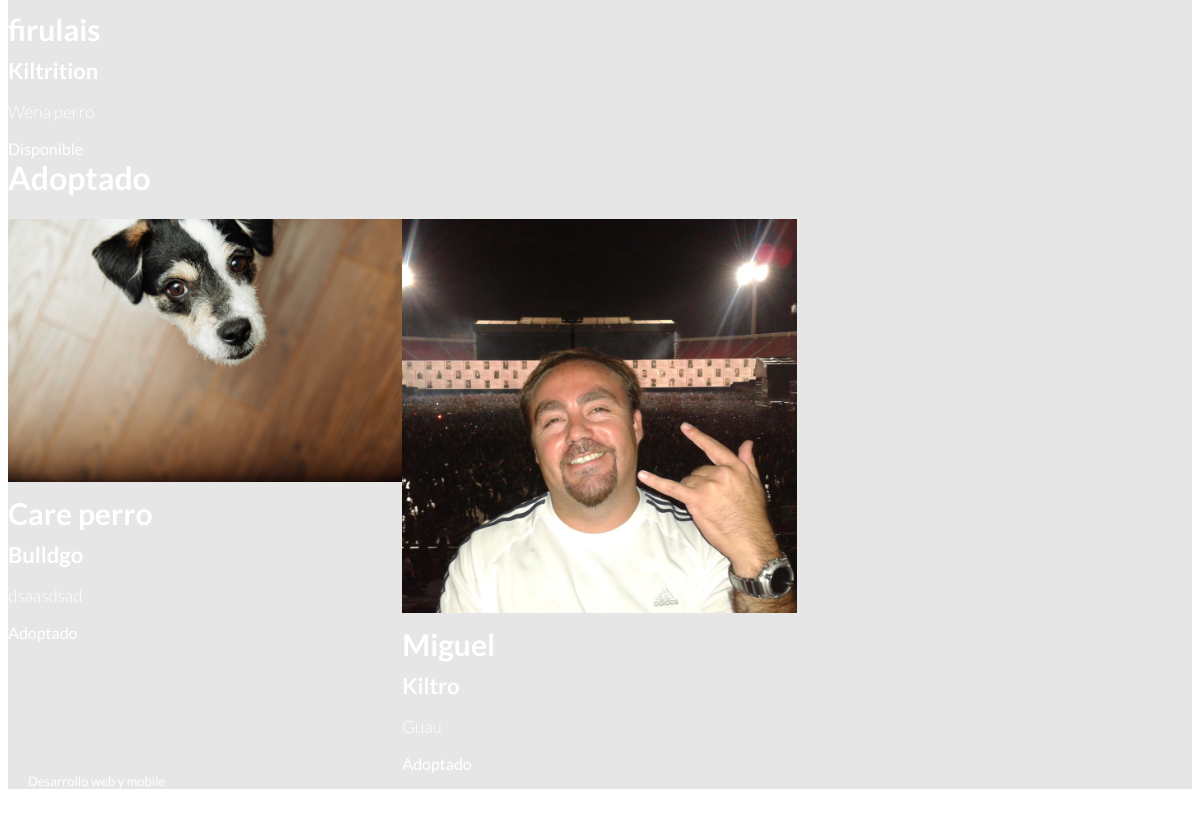
/mascotas/ (lower part), run on an earlier commit of the app's database.
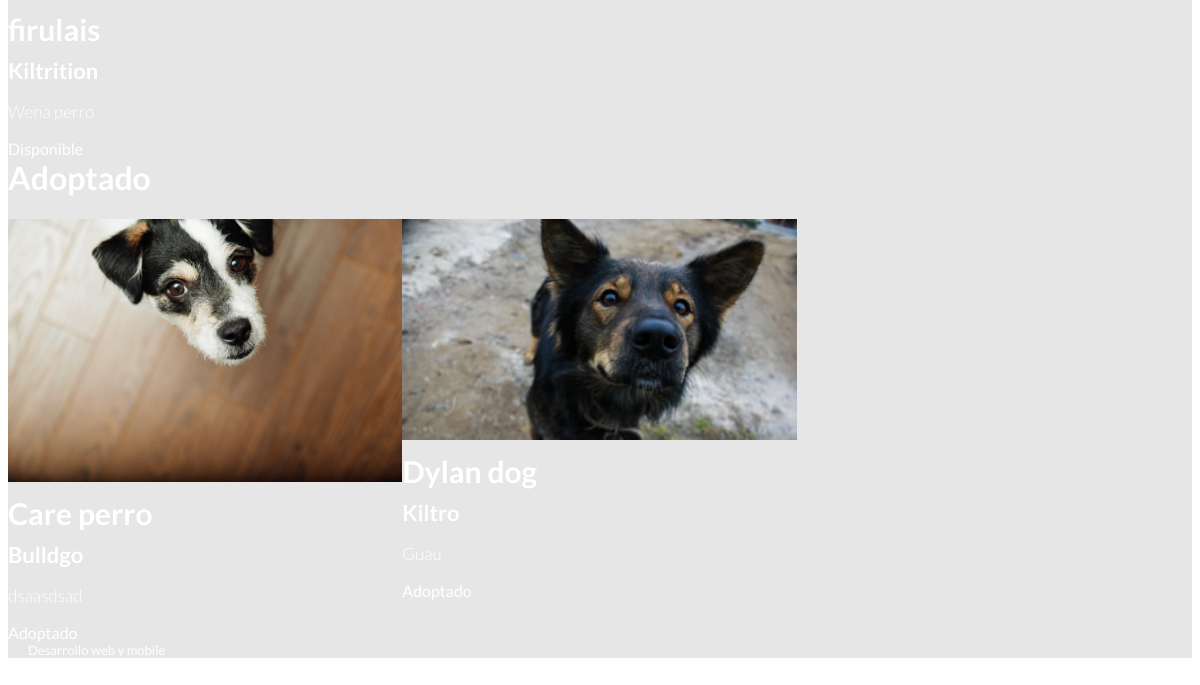
And on a later commit of the database.
### mascotas/models.py (models this page shows)
class Perros(models.Model):
    nombre_mascota = models.CharField(max_length=200)
    raza_predominante = models.CharField(max_length=200)
    descripcion = models.TextField(max_length=2000)
    foto_mascota = models.ImageField(upload_to='static/img/perros_subidos')
    estado = (
        ('Rescatado', 'Rescatado'),
        ('Disponible', 'Disponible'),
        ('Adoptado', 'Adoptado'),
    )
    estado = models.CharField(max_length=10, choices=estado)

### mascotas/views.py (the view)
# urls.py: path('',mascota_views.mascotas, name="mascotas"),
def mascotas(request):
    return render(request, 'mascotas/mascotas.html', {'Perros': Perros})

### templates/mascotas/mascotas.html (shortened to what this page needs)
{% extends "base.html" %}
{% block container %}
    {% load static %}
    <div class="mascotas">
        <br>
        <div class="categoria_estado">
            {% for p in Perros %}
                {% if p.estado == "Disponible" %}
                    <div class="mascota col-lg-4">
                        <h3>{{ p.nombre_mascota }}</h3>
                        <h4>{{ p.raza_predominante }}</h4>
                        <p>{{p.descripcion}}</p>
                        {{p.estado}}
                    </div>
                {% endif %}
            {% endfor %}
        </div>
        <br>
        <h1>Adoptado</h1>
            <div class="categoria_estado">
            {% for p in Perros %}
                {% if p.estado == "Adoptado" %}
                    <div class="mascota col-lg-4">
                        <img src='http://127.0.0.1:8000/static/media/{{p.foto_mascota}}'/>
                        <h3>{{ p.nombre_mascota }}</h3>
                        <h4>{{ p.raza_predominante }}</h4>
                        <p>{{p.descripcion}}</p>
                        {{p.estado}}
                    </div>
                {% endif %}
            {% endfor %}
        </div>
    </div>
{% endblock %}

### templates/base.html (shortened to what this page needs)
<!DOCTYPE html>
<html lang="en">
<head>
    {% load static %}
    <link rel="stylesheet" href="{% static 'css/main.css' %}">
    <link rel="stylesheet" href="https://use.fontawesome.com/releases/v5.2.0/css/all.css">
    <link rel="stylesheet" href="https://cdnjs.cloudflare.com/ajax/libs/flexboxgrid/6.3.1/flexboxgrid.min.css" type="text/css" >
    <link rel="stylesheet" href="{% static 'libs/lightbox2-master/dist/css/lightbox.min.css' %}">
    <link rel="stylesheet" href="{% static 'libs/OwlCarousel2-2.3.4/OwlCarousel2-2.3.4/dist/assets/owl.carousel.css' %}">
    <link rel="stylesheet" href="{% static 'libs/OwlCarousel2-2.3.4/OwlCarousel2-2.3.4/dist/assets/owl.theme.default.min.css' %}">
    <link href="https://unpkg.com/aos@2.3.1/dist/aos.css" rel="stylesheet">
</head>
<body>
    <div class="container">
            <header class="row">
                    <div class="col-lg-12">
        {% block container %}
        {% endblock %}
    </div>
    <footer>
        <p>Desarrollo web y mobile</p>
    </footer>
</body>
</html>

### static/css/main.css (style rules this page uses)
body { font-family: 'Lato'; margin-top: 0px; }
header { background: #6dccaa; color: white; }
footer { background: #e6e6e6; width: 100%; margin-top: 30px; }
footer p { font-size: 13px; margin-left: 20px; margin-top: 5px; margin-bottom: 30px; }

### templates/mascotas/mascotas.html (style rules this page uses)
.mascotas { float: left; }
.mascota { float: left; width: 33.3%; }
.mascota img { width: 100%; }
.mascota h3 { font-size: 30px; margin: 10px 0; }
.mascota h4 { font-size: 22px; margin: 10px 0; }
.mascota p { font-weight: 300; font-size: 17px; }
.categoria_estado { clear: both; float: left; display: block; }

What changed in the data, as far as the page shows it:
changed Perros "Kiltro": foto_mascota: a different picture; nombre_mascota "Miguel" → "Dylan dog"
